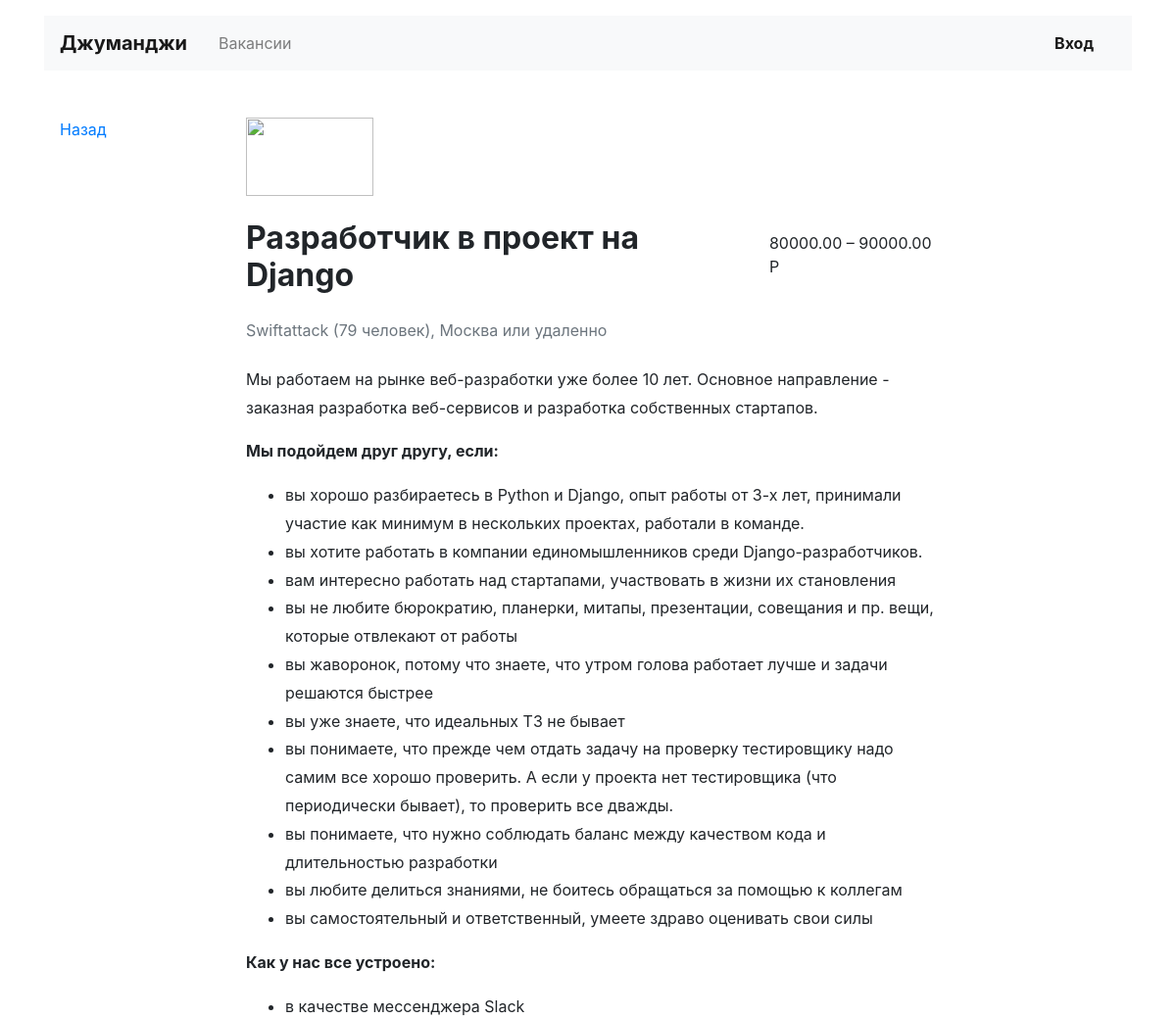
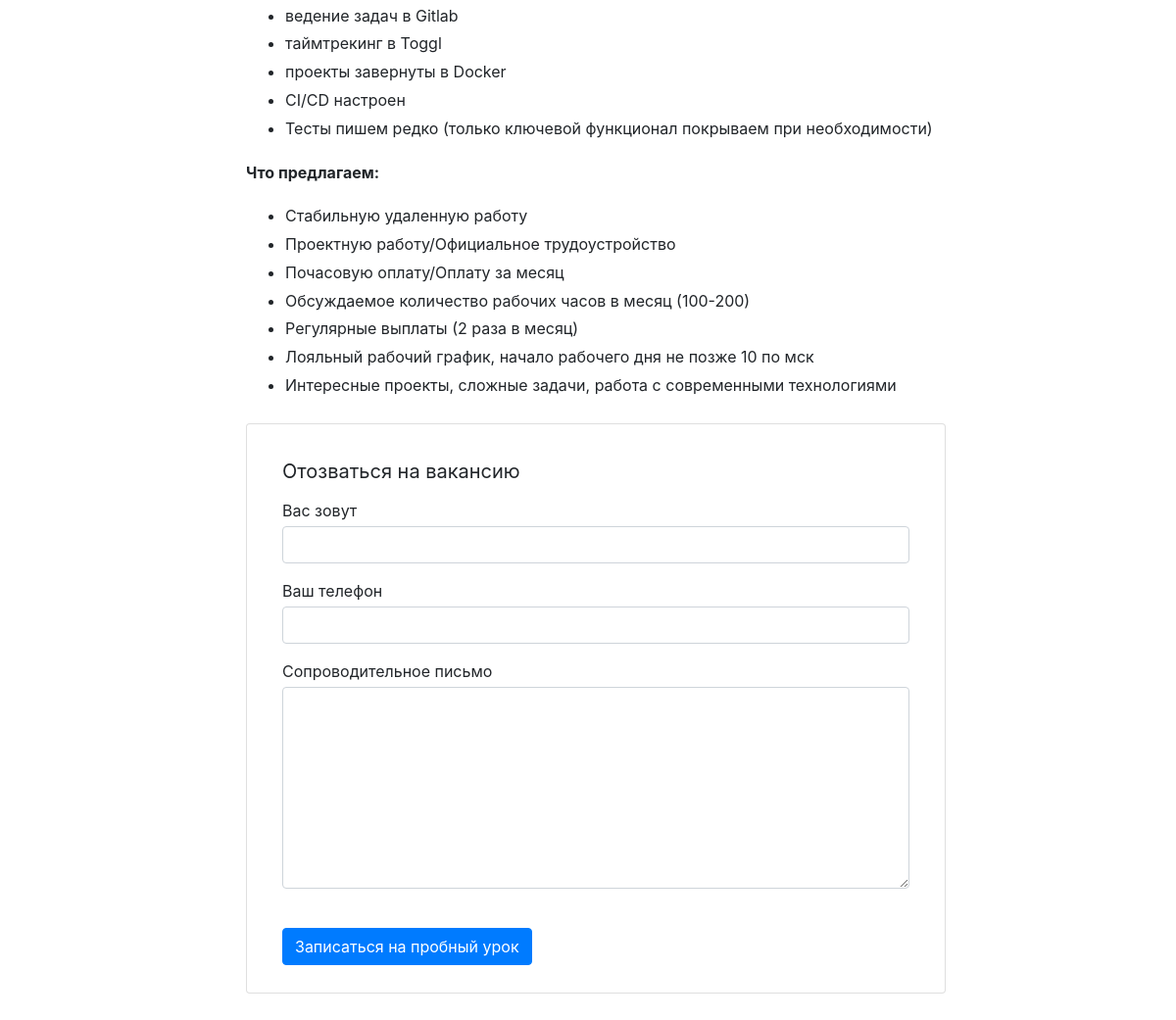
/vacancies/2/, run on the app's committed database (2 pictures, top to bottom).
### jobs/models.py (models this page shows)
class Vacancy(models.Model):
    title = models.CharField(max_length=45)
    speciality = models.ForeignKey(Speciality, on_delete=models.CASCADE, related_name="vacancies")
    company = models.ForeignKey(Company, on_delete=models.CASCADE, related_name="vacancies")
    skills = models.CharField(max_length=100)
    description = models.TextField()
    salary_min = models.DecimalField(max_digits=20, decimal_places=2)
    salary_max = models.DecimalField(max_digits=20, decimal_places=2)
    posted = models.DateField(auto_now=True)

class Company(models.Model):
    name = models.CharField(max_length=50)
    logo = models.ImageField(upload_to=MEDIA_COMPANY_IMAGE_DIR)
    location = models.CharField(max_length=50)
    description = models.TextField()
    employee_count = models.IntegerField()
    owner = models.OneToOneField(User, on_delete=models.CASCADE)

### jobs/views.py (the view)
# urls.py: path('vacancies/<int:vacancy_id>/', vacancy_view, name='vacancy_url'),
def vacancy_view(request, vacancy_id):
    try:
        vacancy = Vacancy.objects.get(pk=vacancy_id)
    except Vacancy.DoesNotExist:
        raise Http404
    context = {
        'vacancy': vacancy,
    }
    return render(request, "jobs/vacancy.html", context=context)

### jobs/templates/jobs/vacancy.html (shortened to what this page needs)
{% extends 'base.html' %}
{% block content %}
  <main class="container mt-3 pb-5">
    <div class="row mt-5">
      <div class="col-12 col-lg-2">
        <div class="pl-3 mb-5">
          <p><a href="{% url 'main_url' %}">Назад</a></p>
        </div>
      </div>
      <div class="col-12 col-lg-8">
        <section class="pl-3">
          <a href="#"><img src="https://place-hold.it/130x80" width="130" height="80" alt=""></a>
          <div class="d-flex align-items-baseline align-content-baseline">
            <h1 class="h2 mt-4 font-weight-bold" >{{ vacancy.title }}</h1>
            <p class="m-0 pl-3">{{ vacancy.salary_min }} – {{ vacancy.salary_max }} Р</p>
          </div>
          <p class="text-muted mb-4">{{ vacancy.company.name|capfirst }} ({{ vacancy.company.employee_count }} человек),
            {{ vacancy.company.location }} или удаленно</p>
          <div style="line-height: 1.8;">
            {{ vacancy.description|safe }}
          </div>
          <form action="/echo" class="card mt-4 mb-3" enctype="multipart/form-data">
            <div class="card-body mx-3">
              <p class="h5 mt-3 font-weight-normal">Отозваться на вакансию</p>
              <div class="form-group">
                <label class="mb-1 mt-2" for="userName">Вас зовут</label>
                <input class="form-control" type="text" placeholder="" id="userName">
              </div>
              <div class="form-group">
                <label class="mb-1" for="userPhone">Ваш телефон</label>
                <input class="form-control" type="tel" placeholder="" id="userPhone">
              </div>
              <div class="form-group">
                <label class="mb-1" for="userMsg" >Сопроводительное письмо</label>
                <textarea class="form-control" rows="8" id="userMsg"></textarea>
              </div>
              <input type="submit" class="btn btn-primary mt-4 mb-2" value="Записаться на пробный урок">
            </div>
          </form>
        </section>
      </div>
    </div>
  </main>
{% endblock %}

### data on the page
Vacancy: title "Разработчик в проект на Django", salary_min "80000.00", salary_max "90000.00", company.name "Swiftattack", company.employee_count "79", company.location "Москва", description "Мы работаем на рынке веб-разработки уже более 10 лет. Основное направление - заказная разработка веб-сервисов и разработка собственных стартапов. Мы подойдем друг другу, если: вы хорошо разбираетесь в Python и Django, опыт работы от 3-х лет, принимали участие как минимум в нескольких проектах, работали в команде. вы хотите работать в компании единомышленников среди Django-разработчиков. вам интересно работать над стартапами, участвовать в жизни их становления вы не любите бюрократию, планерки, митапы, презентации, совещания и пр. вещи, которые отвлекают от работы вы жаворонок, потому что знаете, что утром голова работает лучше и задачи решаются быстрее вы уже знаете, что идеальных ТЗ не…"
